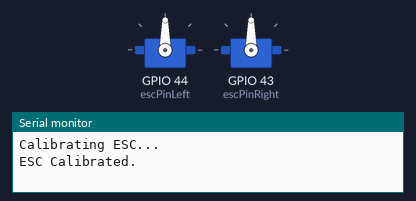
Bench run of a sketch on a simulated ESP32. Shown: 2 × servo, the last lines printed to the serial monitor.

Above: at 4.05 s.
At 7.45 s:
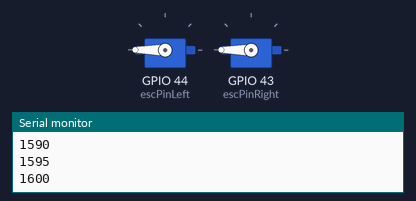
At 10.85 s:
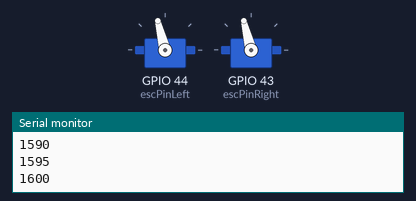
At 18.05 s:
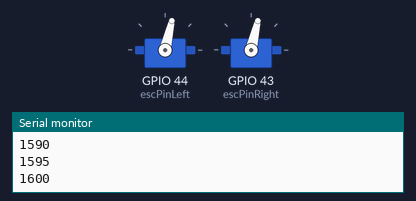
Timing chart, 0 to 26.6 s (numbered marks = the images above):
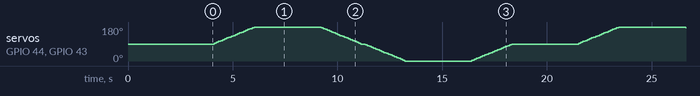

The sketch:

Basic_AM32_PWM_Test.ino
```cpp
#include <ESP32Servo.h>

// Define the GPIO pin connected to the ESC signal wire

#define MAX_SIG 1600 //1990
#define MIN_SIG 1400  //1010
#define NEU_SIG 1500

const uint8_t escPinLeft = 44;
const uint8_t escPinRight = 43;

Servo escLeft;
Servo escRight;

void setup() {
  Serial.begin(115200);

  // Bidirectional: 1000 µs (full reverse), 1500 µs (neutral), 2000 µs (full forward)
  escLeft.attach(escPinLeft, MIN_SIG, MAX_SIG);
  delay(10);
  escRight.attach(escPinRight, MIN_SIG, MAX_SIG);
  delay(10);


  // Calibrate the ESC (optional, depends on your ESC setup)
  Serial.println("Calibrating ESC...");
  escLeft.writeMicroseconds(NEU_SIG);  // Neutral (stop)
  delay(2000);
  escRight.writeMicroseconds(NEU_SIG);  // Neutral (stop)
  delay(2000);

  Serial.println("ESC Calibrated.");
}

void loop() {
  for (int speed = NEU_SIG; speed <= MAX_SIG; speed += (MAX_SIG-NEU_SIG)/20) {
    escLeft.writeMicroseconds(speed);
    escRight.writeMicroseconds(speed);
    delay(100);
    Serial.println(speed);
  }

  // Hold full forward speed for 5 seconds
  escLeft.writeMicroseconds(MAX_SIG);
  escRight.writeMicroseconds(MAX_SIG);
  delay(3000);

  // Gradually slow down to neutral
  for (int speed = MAX_SIG; speed >= NEU_SIG; speed -= (MAX_SIG-NEU_SIG)/20) {
    escLeft.writeMicroseconds(speed);
    escRight.writeMicroseconds(speed);
    delay(100);
  }

  // Gradually increase speed in reverse direction
  for (int speed = NEU_SIG; speed >= MIN_SIG; speed -= (NEU_SIG - MIN_SIG)/20) {
    escLeft.writeMicroseconds(speed);
    escRight.writeMicroseconds(speed);
    delay(100);
  }

  // Hold full reverse for 5 seconds
  escLeft.writeMicroseconds(1000);
  escRight.writeMicroseconds(1000);
  delay(3000);

  // Gradually slow down to neutral again
  for (int speed = MIN_SIG; speed <= NEU_SIG; speed += (NEU_SIG - MIN_SIG)/20) {
    escLeft.writeMicroseconds(speed);
    escRight.writeMicroseconds(speed);
    delay(100);
  }

  // Hold neutral for a bit before repeating the cycle
  escLeft.writeMicroseconds(1500);
  escRight.writeMicroseconds(1500);
  delay(3000);
}
```
